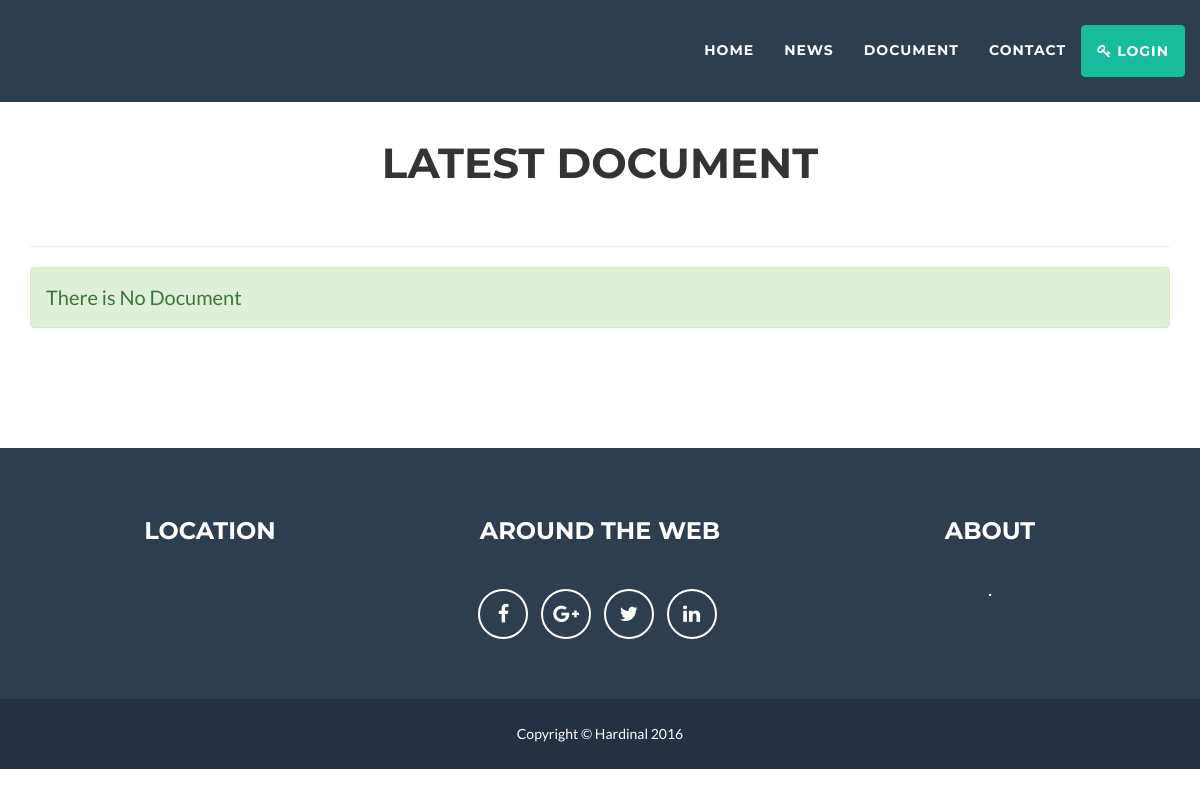
Before: /index.php/document with the older database file.
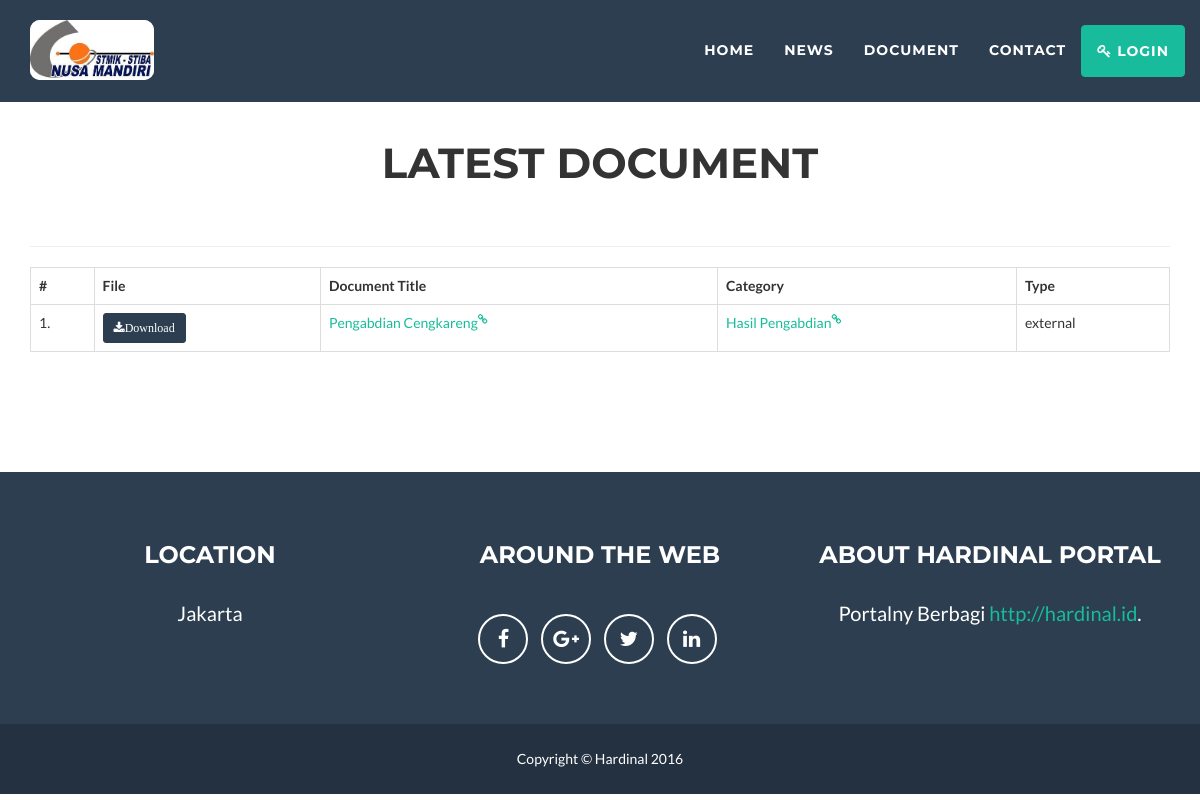
After: the same page with the newer database file.
### tables this page shows
CREATE TABLE `konfigurasi` (
  `id_konfigurasi` int(11) NOT NULL AUTO_INCREMENT,
  `namaweb` varchar(100) NOT NULL,
  `tagline` varchar(100) DEFAULT NULL,
  `website` varchar(100) DEFAULT NULL,
  `email` varchar(255) DEFAULT NULL,
  `alamat` varchar(300) DEFAULT NULL,
  `telepon` varchar(50) DEFAULT NULL,
  `keyword` varchar(300) DEFAULT NULL,
  `description` varchar(300) DEFAULT NULL,
  `google_map` text,
  `metatext` text,
  `logo` varchar(200) DEFAULT NULL,
  `icon` varchar(200) DEFAULT NULL,
  PRIMARY KEY (`id_konfigurasi`)
);

CREATE TABLE `dokumen` (
  `id_dokumen` int(11) NOT NULL AUTO_INCREMENT,
  `id_kategori_dokumen` int(11) NOT NULL,
  `id_user` int(11) NOT NULL,
  `judul` varchar(200) NOT NULL,
  `slug_dokumen` varchar(200) NOT NULL,
  `isi` text NOT NULL,
  `gambar` varchar(255) NOT NULL,
  `status_dokumen` varchar(20) NOT NULL,
  `jenis_dokumen` varchar(20) NOT NULL,
  `tanggal` timestamp NOT NULL DEFAULT CURRENT_TIMESTAMP ON UPDATE CURRENT_TIMESTAMP,
  PRIMARY KEY (`id_dokumen`)
);

CREATE TABLE `kategori_dokumen` (
  `id_kategori_dokumen` int(11) NOT NULL AUTO_INCREMENT,
  `slug_kategori_dokumen` varchar(200) DEFAULT NULL,
  `nama_kategori_dokumen` varchar(200) NOT NULL,
  `keterangan` text,
  `urutan` int(11) NOT NULL,
  `tanggal` timestamp NOT NULL DEFAULT CURRENT_TIMESTAMP ON UPDATE CURRENT_TIMESTAMP,
  PRIMARY KEY (`id_kategori_dokumen`)
);

### application/views/layout/content.php (called while the page is built)
<?php
if ($isi){
	$this->load->view($isi);
}

### application/views/layout/wrapper.php (called while the page is built)
<?php
require_once 'head.php';
require_once 'nav.php';
require_once 'content.php';
require_once 'footer.php';

### application/controllers/Document.php (called while the page is built, shortened)
<?php
class Document extends CI_Controller {
	public function __construct(){
		$this->load->model('dokumen_model');
		$this->load->model('kategori_dokumen_model');
	}
	public function index(){
		if($this->session->userdata('username') != "" ){
			$dokumen=$this->dokumen_model->listing();
		}else{
			$dokumen = $this->dokumen_model->external();
		}
		$data =array('title' 	=> 'Latest Document',
					 'dokumen'	=>  $dokumen,
					 'isi'		=> 'document/list'
		);
		$this->load->view('layout/wrapper',$data);
	}
}

### index.php (called while the page is built, shortened)
<?php
require_once BASEPATH.'core/CodeIgniter.php';

### application/models/Dokumen_model.php (called while the page is built, shortened)
<?php
class Dokumen_model extends CI_Model {
        public function external(){
        	$this->db->select('dokumen.*, kategori_dokumen.nama_kategori_dokumen, users.nama');
        	$this->db->from('dokumen');
        	$this->db->join('kategori_dokumen','kategori_dokumen.id_kategori_dokumen=dokumen.id_kategori_dokumen','LEFT');
        	$this->db->join('users','users.id_user=dokumen.id_user','LEFT');
        	$this->db->where(array('status_dokumen' 	=> 'publish',
        						  'jenis_dokumen'	=> 'external'
        					));
        	$this->db->order_by('id_dokumen','DESC');
        	$query=$this->db->get();
        	return $query->result();
        }
}

### application/models/Konfigurasi_model.php (called while the page is built, shortened)
<?php
class Konfigurasi_model extends CI_Model {
        public function listing(){
            $query=$this->db->get('konfigurasi');
            return $query->row();
        }
}

### application/views/document/list.php (the view, shortened to what the changed rows need)
<section class="kotak-atas">
	<div class="container">
		<div class="row">
			<div class="col-lg-12 text-center">
				<h2><?php echo $title?></h2>
			</div>
		</div>
		<div class="row">
			<div class="col-md-12">
			<?php if(count($dokumen) < 1) { ?>
			<div class="alert alert-success">
			<p>There is No Document</p></div>
			<?php }else{?>
				<table class="table table-bordered table-hover table-responsive">
					<tr>
						<th>#</th>
						<th>File</th>
						<th>Document Title</th>
						<th>Category</th>
						<th>Type</th>
					</tr>
					<?php $i= 1; foreach ($dokumen as $dokumen) { ?>
					<tr>
						<td><?php echo $i ?>.</td>
						<td>
							<a href="<?php echo base_url('document/download/'.$dokumen->id_dokumen) ?>"
							target="_blank" class="btn btn-primary btn-sm" title="<?php echo $dokumen->gambar?>">
							<i class="fa fa-download">Download</i></a>
						</td>
						<td>
						<a href ="<?php echo base_url('document/read/'.$dokumen->slug_dokumen) ?>">
						<?php echo $dokumen->judul ?><sup><i class="fa fa-link"></i></sup></a>
						</td>
						<td><a href="<?php echo base_url('document/category/'.$dokumen->id_kategori_dokumen) ?>"
						target="_blank"><?php echo $dokumen->nama_kategori_dokumen ?><sup><i class="fa fa-chain"></i></sup></a></td>
						<td><?php echo $dokumen->jenis_dokumen ?></td>
					</tr>
					<?php $i++; } ?>
				</table>
				<?php } ?>
			</div>
		</div>
	</div>
</section>

### application/views/layout/footer.php (shortened to what the changed rows need)
<?php
	$site_config = $this->konfigurasi_model->listing();
?>
    <footer class="text-center">
        <div class="footer-above">
            <div class="container">
                <div class="row">
                    <div class="footer-col col-md-4">
                        <h3>Location</h3>
                        <p>
                        <?php echo nl2br($site_config->alamat)?>
                        </p>
                    </div>
                    <div class="footer-col col-md-4">
                        <h3>About <?php echo $site_config->namaweb ?></h3>
                        <p><?php echo nl2br($site_config->description)?> <a href="<?php echo $site_config->website?>"><?php echo $site_config->website?></a>.</p>
                    </div>
                </div>
            </div>
        </div>
    </footer>
</body>
</html>

### application/views/layout/nav.php (shortened to what the changed rows need)
<?php
	$site_config = $this->konfigurasi_model->listing();
?>
    <nav id="mainNav" class="navbar navbar-default navbar-fixed-top navbar-custom">
        <div class="container">
            <div class="navbar-header page-scroll">
                <?php if ($site_config->logo !="") { ?>
                <a class="navbar-brand" href="<?php echo base_url() ?>" title="<?php echo $site_config->namaweb ?>">
                	<img alt="<?php echo $site_config->namaweb ?>" src="<?php echo base_url('assets/upload/image/'.$site_config->logo) ?>" class="logoku"
                	title ="<?php echo $site_config->namaweb ?>">
                </a>
            	<?php }else { ?>
            	<a class="navbar-brand" href="<?php echo base_url() ?>" title="<?php echo $site_config->namaweb ?>"><?php echo $site_config->namaweb ?></a>
           		<?php }?>
            </div>
        </div>
    </nav>

Changed rows visible on the page:
added konfigurasi: logo (picture), alamat "Jakarta", namaweb "HARDINAL PORTAL", description "Portalny Berbagi", website "http://hardinal.id"
added dokumen: judul "Pengabdian Cengkareng", id_kategori_dokumen.nama_kategori_dokumen "Hasil Pengabdian", jenis_dokumen "external"
Other visible differences:
text no longer shown: "There is No Document"
text now shown: "# File Document Title Category Type"
